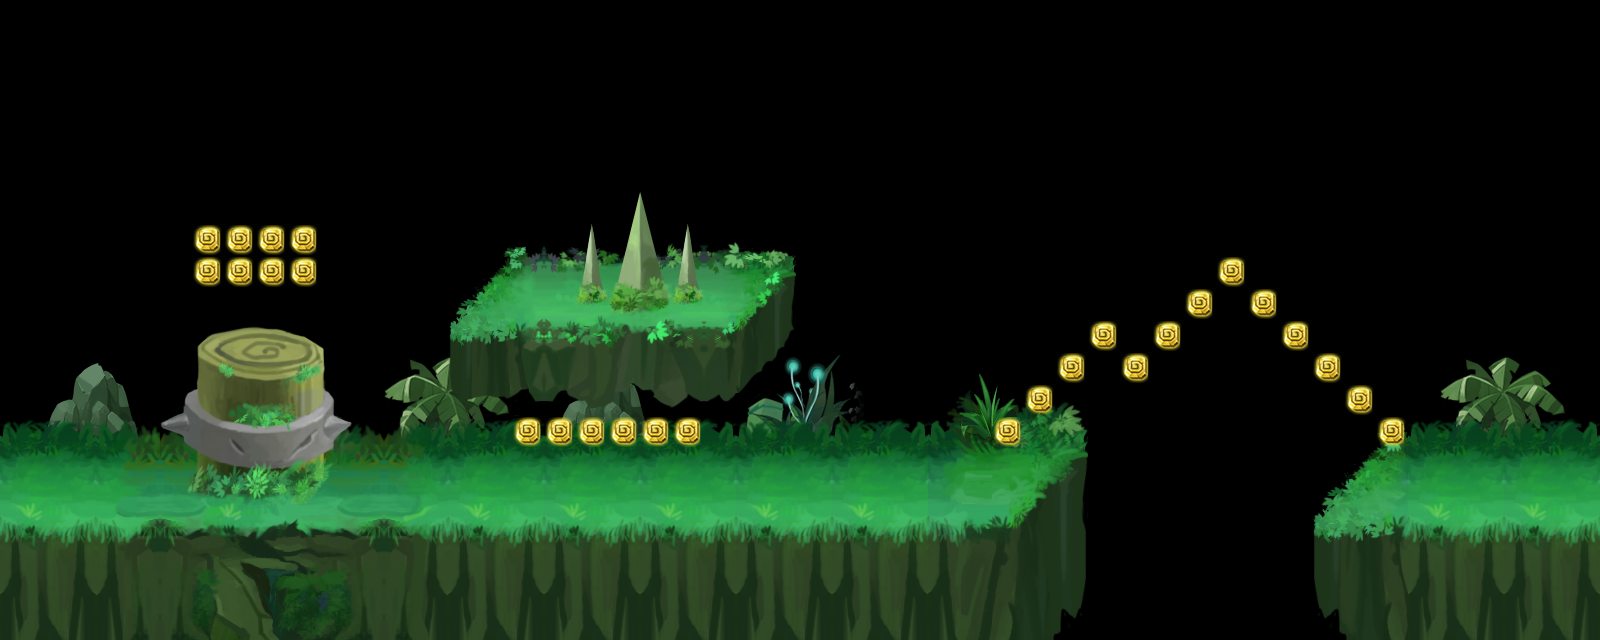

The image is a tile-based game level rendered from a .tmx file. Its description and source (layers, tilesets, objects; grid data summarised) follow:
An orthogonal 50x20 tile map with 32x32 px tiles, 5 tile layers (root_2, root_1, rock_2, rock_1, ...), 5 tilesets and 1 object.

<map version="1.0" orientation="orthogonal" renderorder="right-down" width="50" height="20" tilewidth="32" tileheight="32">
 <tileset firstgid="1" source="caodi.tsx" />
 <tileset firstgid="49" source="gold.tsx" />
 <tileset firstgid="52" source="map1.tsx" />
 <tileset firstgid="1014" source="zhangai3.tsx" />
 <tileset firstgid="1278" source="zhongdian.tsx" />
 <layer name="root_2" width="50" height="20">
  <data>[1000 cells, 80 non-empty, 48 distinct tile ids]</data>
 </layer>
 <layer name="root_1" width="50" height="20">
  <data>[1000 cells, 322 non-empty, 175 distinct tile ids]</data>
 </layer>
 <layer name="rock_2" width="50" height="20">
  <data>[1000 cells, 66 non-empty, 66 distinct tile ids]</data>
 </layer>
 <layer name="rock_1" width="50" height="20">
  <data>[1000 cells, 50 non-empty, 47 distinct tile ids]</data>
 </layer>
 <layer name="jewel" width="50" height="20">
  <data>[1000 cells, 27 non-empty, 1 distinct tile ids]</data>
 </layer>
 <objectgroup name="enemy_1">
  <object x="894.667" y="480">
   <ellipse />
  </object>
 </objectgroup>
</map>
